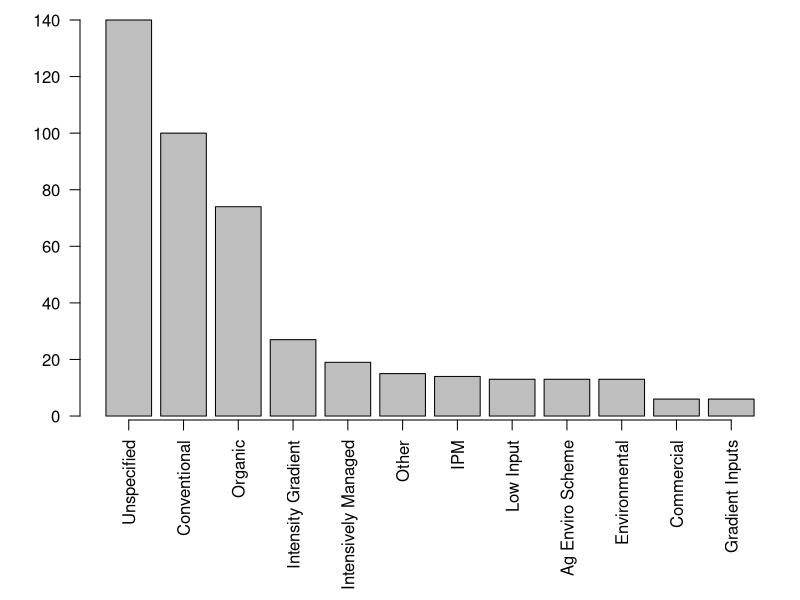
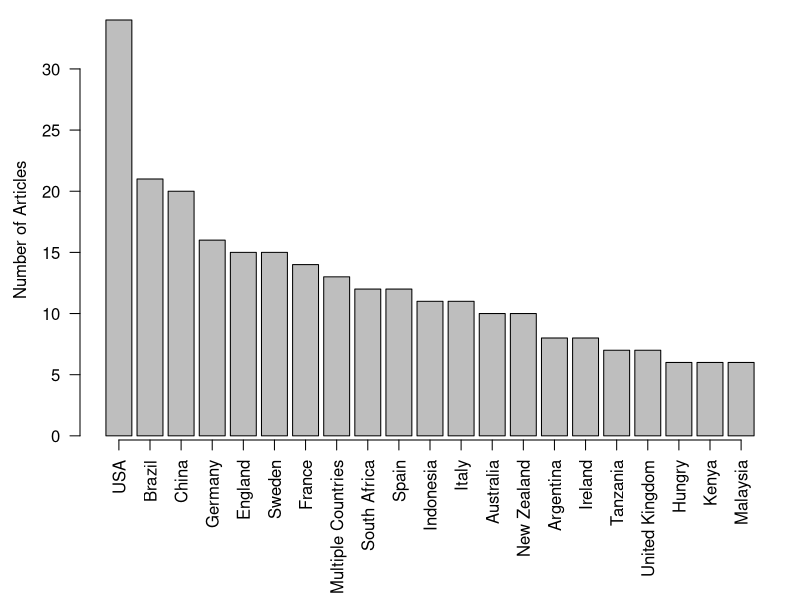
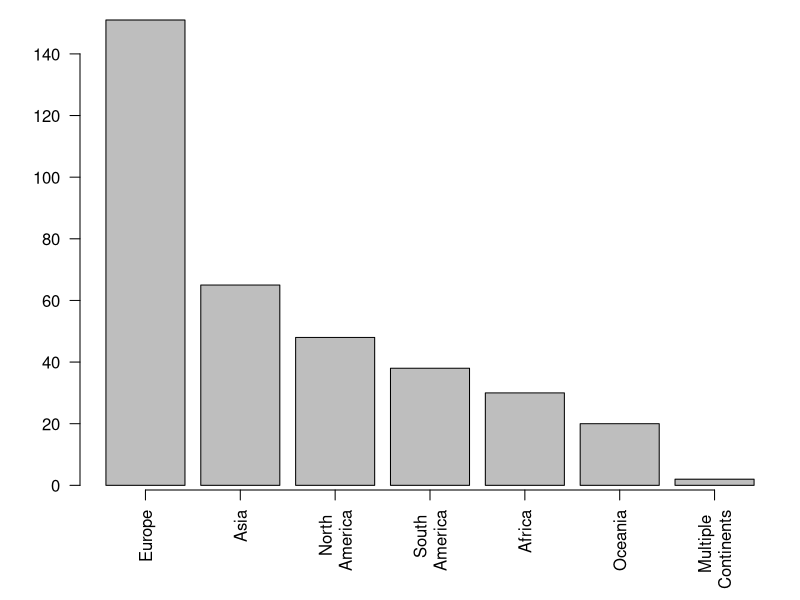
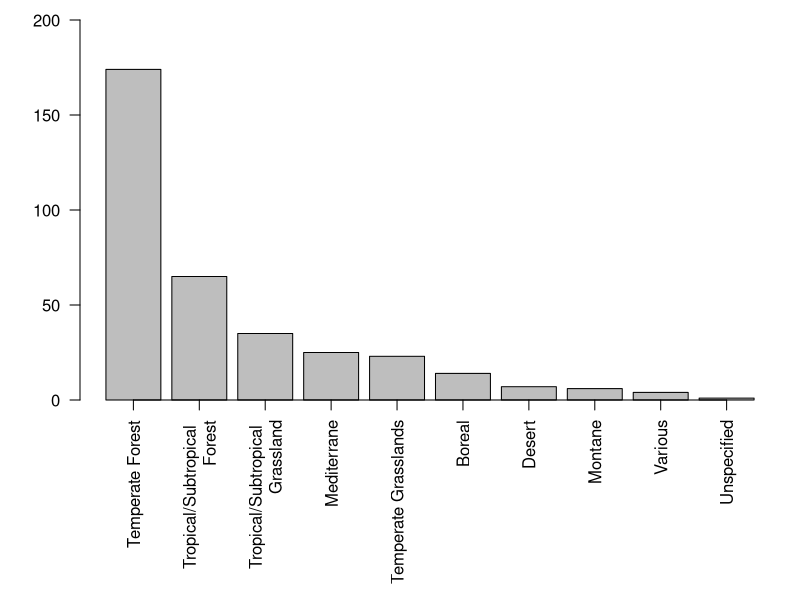
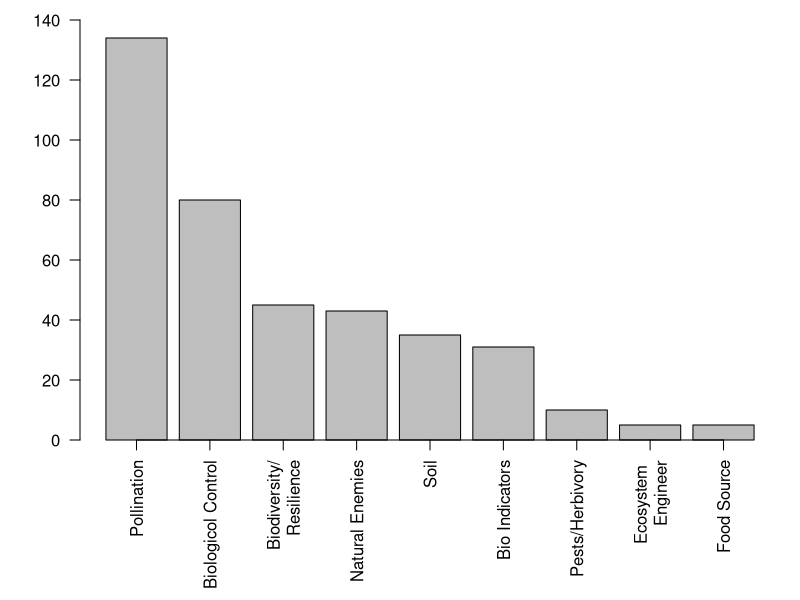
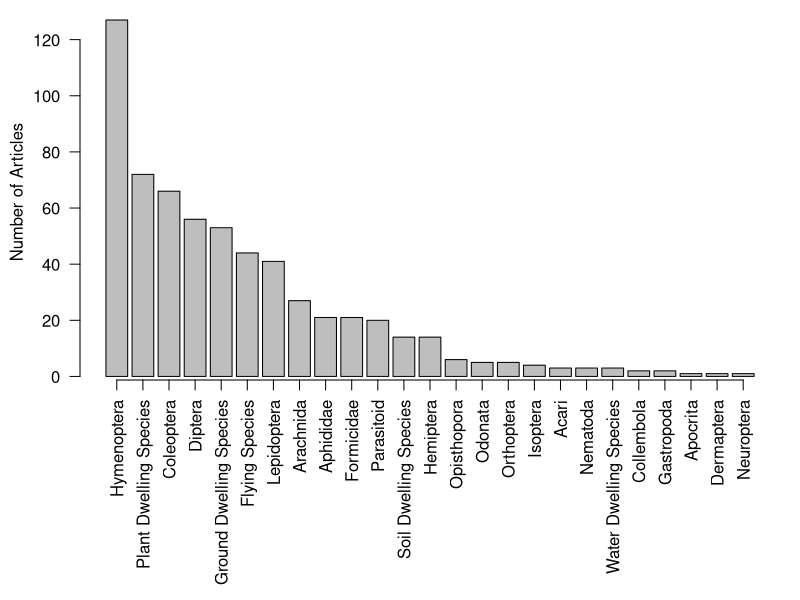
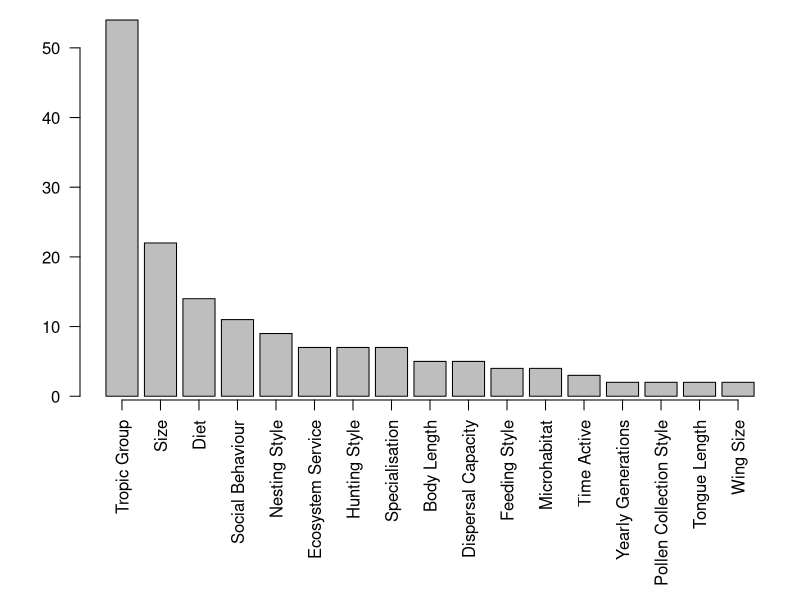
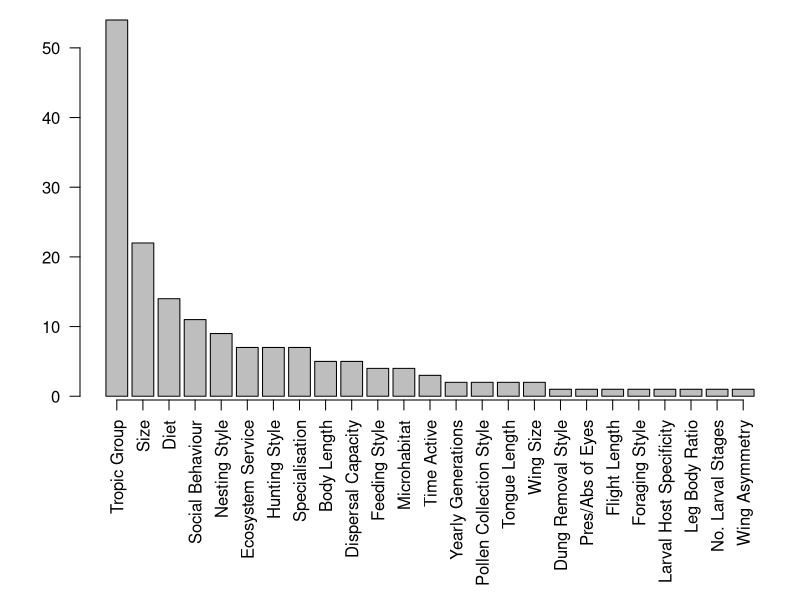

These charts were generated, in order, by the following R code:
#Packages----
install.packages("stringi")
install.packages('patchwork')

library("stringi")
library("dplyr")
library('patchwork')
library('grid')

#Raw data----

getwd()

rawlit <- read.csv("Data/LitData.csv")

head(rawlit);dim(rawlit)
str(rawlit)
rawlit[rawlit == ""] <- NA

#Farm Management----

#putting minor management types into categories
table(c(rawlit$Primary_Management_Type,rawlit$Secondary_Management_Type,rawlit$Third_Management_Type))

rawlit$Primary_Management_Type<-sub("Intensive_vs_Extensive","Intensively_Managed",rawlit$Primary_Management_Type)

replace <- list("Climate_Smart", "Conservation_Agriculture","Ecological_Compensation_Areas","Sustainable_Stratergies","Agroecological","Ecological_Cultivation")

for (i in replace){
  rawlit$Primary_Management_Type <- sub(i,"Environmental",rawlit$Primary_Management_Type)
  rawlit$Secondary_Management_Type <- sub(i,"Environmental",rawlit$Secondary_Management_Type)
  rawlit$Third_Management_Type <- sub(i,"Environmental",rawlit$Third_Management_Type)
}

replace2<- list("IFPMD", "Minimal_Management","Palmette","Small_Scale_Farm","Abandoned","Homegardens","Integrated_Production","Mixed_Input","QSMAS","IFP","RBAPS")


for (i in replace2){
  rawlit$Primary_Management_Type <- sub(i,"Other",rawlit$Primary_Management_Type)
  rawlit$Secondary_Management_Type <- sub(i,"Other",rawlit$Secondary_Management_Type)
  rawlit$Third_Management_Type <- sub(i,"Other",rawlit$Third_Management_Type)
}

table(c(rawlit$Primary_Management_Type,rawlit$Secondary_Management_Type,rawlit$Third_Management_Type))

#Farm Management Type Graph

cols <- c("Primary_Management_Type","Secondary_Management_Type","Third_Management_Type")

rawlit[cols] <- lapply(rawlit[cols], factor, levels =c("Unspecified","Conventional","Organic","Intensity_Gradient","Intensively_Managed","Other","IPM","Low_Input","AgEnviroScheme","Environmental","Commercial","Gradient_Inputs"))
str(rawlit)

dev.new(height=7,width=7,dpi=80,pointsize=14,noRStudioGD = T)
par(mar=c(9,4,1,1))
barplot(table(c(rawlit$Primary_Management_Type,rawlit$Secondary_Management_Type,rawlit$Third_Management_Type)),names.arg = c("Unspecified","Conventional","Organic","Intensity Gradient","Intensively Managed","Other","IPM","Low Input","Ag Enviro Scheme","Environmental","Commercial","Gradient Inputs"),las = 2,axis.lty =1)
text(x = -2.3,
     y = 110,
     labels = "Number of Articles",
     xpd = NA,
     srt = 90,
     adj = 1.3,
     cex = 1)


#Geography (Country, Continent)----

head(rawlit)

length(unique(rawlit$Country))
table(rawlit$Country[rawlit$Country=="Australia"])
table(rawlit$Country)[order(table(rawlit$Country),decreasing = T)]

table(rawlit$Country)[table(rawlit$Country)>5]

#61 countries (plus category of 'multiple') and most common country is USA
#10 studies where in Australia

#Plotting of only countries with occurrences >5

dev.new(height=8,width=8,dpi=80,pointsize=14,noRStudioGD = T)
par(mar=c(8,4,1,1))
barplot(table(rawlit$Country)[order(table(rawlit$Country),decreasing = T)][1:21],las = 2, axis.lty = 1,names.arg = c('USA','Brazil','China','Germany','England','Sweden','France','Multiple Countries','South Africa','Spain','Indonesia','Italy','Australia','New Zealand','Argentina','Ireland','Tanzania','United Kingdom',"Hungry",'Kenya','Malaysia'))
mtext(text = "Number of Articles",
      side = 2,line = 2.5)

#Continent Graph

rawlit$Continent <- sapply(rawlit$Continent, factor, levels = c("Europe", "Asia","North_America","South_America","Africa","Oceania","Multiple"))
str(rawlit)

dev.new(height=7,width=7,dpi=80,pointsize=14,noRStudioGD = T)
par(mar=c(5.5,4,1,1))
barplot(table(rawlit$Continent), las=2,axis.lty=1,names.arg = c("Europe", "Asia","North \nAmerica","South \nAmerica","Africa","Oceania","Multiple \nContinents"))
text(x = -1.3,
     y = 110,
     labels = "Number of Articles",
     xpd = NA,
     srt = 90,
     adj = 1.3,
     cex = 1)

#Biome----

table(rawlit$Biome)

#Biome Graph

rawlit$Biome <- sapply(rawlit$Biome, factor, levels = c("Temperate_Forest", "Tropical_Subtropical_Forest","Tropical_Subtropical_Grasslands","Mediterrane","Temperate_Grasslands","Boreal","Desert","Montane","Various","Unspecified"))
str(rawlit)

dev.new(height=7,width=7,dpi=80,pointsize=14,noRStudioGD = T)
par(mar=c(10,4,1,1))
barplot(table(rawlit$Biome), ylim = c(0,200),las = 2, axis.lty = 1, names.arg = c("Temperate Forest", "Tropical/Subtropical \nForest","Tropical/Subtropical \nGrassland","Mediterrane","Temperate Grasslands","Boreal","Desert","Montane","Various","Unspecified"))
text(x = -2,
     y = 160,
     labels = "Number of Articles",
     xpd = NA,
     srt = 90,
     adj = 1.3,
     cex = 1)


#Ecosystem Service----

table(c(rawlit$Primary_Ecosystem_Service,rawlit$Secondary_Ecosystem_Service))
#article with category 'various' was only article that included more than two ecosystem services
#pollination, natural enemies, soil health and bio indicator species

#below is creating a table of ecosystem services with above various added to article counts

ESdata <- matrix(data = c(134,80,45,43,35,31,10,5,5), nrow = 1, ncol = 9)
colnames(ESdata) <- c('Pollination',"Biologicol_Control","Biodiversity_Ecosystem_Resilience","Natural Enemies","Soil","Bio_Indicators","Pests_Herbivory","Ecosystem_Engineer","Food_Source")

dev.new(height=7,width=7,dpi=80,pointsize=14,noRStudioGD = T)
par(mar=c(8,4,1,1))
barplot(ESdata, ylim = c(0,140), col = 'grey',las = 2, axis.lty = 1, names.arg = c('Pollination',"Biologicol Control","Biodiversity/\nResilience","Natural Enemies","Soil","Bio Indicators","Pests/Herbivory","Ecosystem \nEngineer","Food Source"))
text(x = -1.9,
     y = 120,
     labels = "Number of Articles",
     xpd = NA,
     srt = 90,
     adj = 1.3,
     cex = 1)

?barplot

#Taxon Studied ----

table(c(rawlit$Primary_Taxon,rawlit$Secondary_Taxon,rawlit$Third_Taxon))

rawlit$Primary_Taxon <- sub("Mites","Acari",rawlit$Primary_Taxon)

table(c(rawlit$Primary_Taxon,rawlit$Secondary_Taxon,rawlit$Third_Taxon))[order(table(c(rawlit$Primary_Taxon,rawlit$Secondary_Taxon,rawlit$Third_Taxon)),decreasing = T)]


dev.new(height=7,width=9,dpi=80,pointsize=14,noRStudioGD = T)
par(mar=c(11,4,1,1))
barplot(table(c(rawlit$Primary_Taxon,rawlit$Secondary_Taxon,rawlit$Third_Taxon))[order(table(c(rawlit$Primary_Taxon,rawlit$Secondary_Taxon,rawlit$Third_Taxon)),decreasing = T)]
        ,las = 2,axis.lty = 1,
        names.arg = c('Hymenoptera','Plant Dwelling Species','Coleoptera','Diptera','Ground Dwelling Species','Flying Species',"Lepidoptera","Arachnida","Aphididae",'Formicidae','Parasitoid','Soil Dwelling Species','Hemiptera','Opisthopora','Odonata','Orthoptera','Isoptera','Acari','Nematoda','Water Dwelling Species','Collembola','Gastropoda','Apocrita','Dermaptera','Neuroptera'))
text(x = -3.9,
     y = 105,
     labels = "Number of Articles",
     xpd = NA,
     srt = 90,
     adj = 1.3,
     cex = 1)

#Functional Groups----

table(rawlit$Functional_Groups)

#Reducing The Number of Categories for Plotting

rawlit$Secondary_Functional <- sub("Habitat_Preference","Microhabitat_Preference",rawlit$Secondary_Functional)
rawlit[,33:35] <- sub("Service_or_Disservice","Ecosystem_Service",c(rawlit$Primary_Functional,rawlit$Secondary_Functional,rawlit$Third_Functional))
rawlit[,33:35] <- sub("Dispersal_Method","Dispersal_Capacity",c(rawlit$Primary_Functional,rawlit$Secondary_Functional,rawlit$Third_Functional))
rawlit<-rawlit

fungroup<-table(c(rawlit$Primary_Functional,rawlit$Secondary_Functional,rawlit$Third_Functional))[order(table(c(rawlit$Primary_Functional,rawlit$Secondary_Functional,rawlit$Third_Functional)),decreasing = T)]

#graph which excludes categories that = 1
dev.new(height=7,width=7,dpi=80,pointsize=14,noRStudioGD = T)
par(mar=c(10,4,1,1))
barplot(fungroup[1:17],
        las = 2, axis.lty = 1,names.arg = c('Tropic Group','Size','Diet','Social Behaviour','Nesting Style','Ecosystem Service','Hunting Style','Specialisation','Body Length','Dispersal Capacity','Feeding Style','Microhabitat','Time Active',"Yearly Generations","Pollen Collection Style",'Tongue Length','Wing Size'))

#graph including all categories
dev.new(height=7,width=10,dpi=80,pointsize=14,noRStudioGD = T)
par(mar=c(10,4,1,1))
barplot(fungroup,
        las = 2, axis.lty = 1,names.arg = c('Tropic Group','Size','Diet','Social Behaviour','Nesting Style','Ecosystem Service','Hunting Style','Specialisation','Body Length','Dispersal Capacity','Feeding Style','Microhabitat','Time Active',"Yearly Generations","Pollen Collection Style",'Tongue Length','Wing Size','Dung Removal Style','Pres/Abs of Eyes','Flight Length','Foraging Style','Larval Host Specificity','Leg Body Ratio',"No. Larval Stages","Wing Asymmetry"))

dev.new(height=7,width=7,dpi=80,pointsize=14,noRStudioGD = T)
par(mar=c(4,4,1,1))
barplot(table(rawlit$Functional_Groups),las = 2, axis.lty = 1)


#Plotting together - with all categories

dev.new(height=7,width=10,dpi=80,pointsize=14,noRStudioGD = T)
layout(mat = matrix(c(1,2,2,3,
                      4,4,4,4),nrow = 2,byrow = T), heights = c(1,2))
plot.new()
par(mar=c(3,2,1,1))
barplot(table(rawlit$Functional_Groups),las = 2, axis.lty = 1)
mtext(text = "Number of Articles",
      side = 2,line = 2.5,cex = 0.9)
mtext(text = "(a)",at = c(0,180),cex = 0.9)
plot.new()
par(mar=c(10,4,0,1))
barplot(fungroup,
        las = 2, axis.lty = 1,names.arg = c('Tropic Group','Size','Diet','Social Behaviour','Nesting Style','Ecosystem Service','Hunting Style','Specialisation','Body Length','Dispersal Capacity','Feeding Style','Microhabitat','Time Active',"Yearly Generations","Pollen Collection Style",'Tongue Length','Wing Size','Dung Removal Style','Pres/Abs of Eyes','Flight Length','Foraging Style','Larval Host Specificity','Leg Body Ratio',"No. Larval Stages","Wing Asymmetry"),cex.names = 1.1)
mtext(text = "Number of Articles",
      side = 2,line = 2.2,cex = 0.9)
text(labels = "(b)", x = -2, y = 55, xpd = NA,cex = 1.3)

#plotting together - graph which excludes categories that = 1

dev.new(height=7,width=10,dpi=80,pointsize=14,noRStudioGD = T)
layout(mat = matrix(c(1,2,2,3,
                      4,4,4,4),nrow = 2,byrow = T), heights = c(1,2))
plot.new()
par(mar=c(3,2,1,1))
barplot(table(rawlit$Functional_Groups),las = 2, axis.lty = 1)
mtext(text = "Number of Articles",
      side = 2,line = 2.5,cex = 0.9)
mtext(text = "(a)",at = c(0,180),cex = 0.9)
plot.new()
par(mar=c(10,4,0,1))
barplot(fungroup[1:17],
        las = 2, axis.lty = 1,names.arg = c('Tropic Group','Size','Diet','Social Behaviour','Nesting Style','Ecosystem Service','Hunting Style','Specialisation','Body Length','Dispersal Capacity','Feeding Style','Microhabitat','Time Active',"Yearly Generations","Pollen Collection Style",'Tongue Length','Wing Size'),cex.names = 1.1)
mtext(text = "Number of Articles",
      side = 2,line = 2.2,cex = 0.9)
text(labels = "(b)", x = -1, y = 55, xpd = NA,cex = 1.3)

#Habitat Types in Study Areas----

table(c(rawlit$Primary_Habitat,rawlit$Secondary_Habitat))[order(table(c(rawlit$Primary_Habitat,rawlit$Secondary_Habitat)),decreasing = T)]
head(rawlit[,18:19])

#Reducing The Number of Categories for Plotting

replace3 <- list("Moist_Deciduous_Forest", "Conifer_Forests","Evergreen_Forest","Lowland_Dipterocarp_Forest","Moist_Montane_Forest","Premontane_Lowland_Forest",'Sclerophyllous_Forest','Tropical_Forest',"Eucalypt")

for (i in replace3){
  rawlit$Primary_Habitat <- sub(i,"Forest",rawlit$Primary_Habitat)
  rawlit$Secondary_Habitat <- sub(i,"Forest",rawlit$Secondary_Habitat)
}
rawlit$Primary_Habitat <- sub('Lowland_Rainforest',"Rainforest",rawlit$Primary_Habitat)
rawlit[,18:19] <- sub('Mountains',"Alpine",c(rawlit$Primary_Habitat,rawlit$Secondary_Habitat))
rawlit$Secondary_Habitat <- sub('River',"Riparian",rawlit$Secondary_Habitat)
rawlit$Primary_Habitat <- sub('Mediterranean_scrubland',"Shrublands",rawlit$Primary_Habitat)
rawlit[,18:19] <- sub('Prairie',"Grassland",c(rawlit$Primary_Habitat,rawlit$Secondary_Habitat))
rawlit[,18:19] <- sub('Meadow',"Grassland",c(rawlit$Primary_Habitat,rawlit$Secondary_Habitat))
rawlit[,18:19] <- sub('Albany_Thicket',"Thicket",c(rawlit$Primary_Habitat,rawlit$Secondary_Habitat))
rawlit[,18:19] <- sub('Woody_Thicket',"Thicket",c(rawlit$Primary_Habitat,rawlit$Secondary_Habitat))
rawlit[,18:19] <- sub('Mallee_Woodland',"Woodland",c(rawlit$Primary_Habitat,rawlit$Secondary_Habitat))
rawlit[,18:19] <- sub('Savannah_Woodlands',"Woodland",c(rawlit$Primary_Habitat,rawlit$Secondary_Habitat))
rawlit[,18:19] <- sub('Open_Savannah',"Savannah",c(rawlit$Primary_Habitat,rawlit$Secondary_Habitat))


dev.new(height=7,width=7,dpi=80,pointsize=14,noRStudioGD = T)
par(mar=c(6,4,1,1))
barplot(table(c(rawlit$Primary_Habitat,rawlit$Secondary_Habitat))[order(table(c(rawlit$Primary_Habitat,rawlit$Secondary_Habitat)),decreasing = T)],las = 2,axis.lty = 1)
text(x = -2,
     y = 93,
     labels = "Number of Articles",
     xpd = NA,
     srt = 90,
     adj = 1.3,
     cex = 1)

#Methods----
head(rawlit[25:27])
table(c(rawlit$Primary_Method,rawlit$Secondary_Method,rawlit$Third_Method))

#Reducing The Number of Categories for Plotting

rawlit[,25:27] <- sub('Pan_Trap',"Pan_trap",c(rawlit$Primary_Method,rawlit$Secondary_Method,rawlit$Third_Method))
rawlit[,25:27] <- sub('Baited_Pitfall',"Pitfall_trap",c(rawlit$Primary_Method,rawlit$Secondary_Method,rawlit$Third_Method))
rawlit[,25:27] <- sub('Na',NA,c(rawlit$Primary_Method,rawlit$Secondary_Method,rawlit$Third_Method))
rawlit[,25:27] <- sub('Hand_Search',"Visual",c(rawlit$Primary_Method,rawlit$Secondary_Method,rawlit$Third_Method))
rawlit[,25:27] <- sub('Transect_Search',"Visual",c(rawlit$Primary_Method,rawlit$Secondary_Method,rawlit$Third_Method))
rawlit[,25:27] <- sub('Pond_Dipping_Net',"Water_Sample",c(rawlit$Primary_Method,rawlit$Secondary_Method,rawlit$Third_Method))
rawlit[,25:27] <- sub('Disturbance_Downstream_Net',"Water_Sample",c(rawlit$Primary_Method,rawlit$Secondary_Method,rawlit$Third_Method))
rawlit[,25:27] <- sub('Branch_Tapping',"Beat_Sheet",c(rawlit$Primary_Method,rawlit$Secondary_Method,rawlit$Third_Method))
rawlit[,25:27] <- sub('Photo_Time_Lapse',"Camera",c(rawlit$Primary_Method,rawlit$Secondary_Method,rawlit$Third_Method))
rawlit[,25:27] <- sub('Camera_Trap',"Camera",c(rawlit$Primary_Method,rawlit$Secondary_Method,rawlit$Third_Method))
rawlit[,25:27] <- sub('Artifical_Nest_Caverties',"Trap_Nests",c(rawlit$Primary_Method,rawlit$Secondary_Method,rawlit$Third_Method))
rawlit[,25:27] <- sub('Soil_Monoliths',"Soil_Sample",c(rawlit$Primary_Method,rawlit$Secondary_Method,rawlit$Third_Method))
rawlit[,25:27] <- sub('eDNA_Gut_Analysis',"eDNA",c(rawlit$Primary_Method,rawlit$Secondary_Method,rawlit$Third_Method))
rawlit[,25:27] <- sub('Metabarcoding',"eDNA",c(rawlit$Primary_Method,rawlit$Secondary_Method,rawlit$Third_Method))



dev.new(height=7,width=10,dpi=80,pointsize=14,noRStudioGD = T)
par(mar=c(10,4,1,1))
barplot(table(c(rawlit$Primary_Method,rawlit$Secondary_Method,rawlit$Third_Method))[order(table(c(rawlit$Primary_Method,rawlit$Secondary_Method,rawlit$Third_Method)),decreasing = T)],las = 2, axis.lty = 1,names.arg = c('Visual Count','Pitfall',"Sweep Net",'Pan Trap','Soil Sample','Vaccum Suction','Sticky Traps','Beat Sheeting','Malaise Traps','Exclusion','Sentinel/Artifical Prey','Leaf Litter Sample','Trap Nests','Bottle Trap','eDNA','Light Trap','Vane Trap','Water Sample','Camera Trap','Flight Interception','Collected Vegetation','Artifical Dung','Subterranean Trap','Pheromone Line Trap','Photoeclector Trap','Soil Emergence Tents','Thermal Fogging','Toothpicks'))
text(x = -4.5,
     y = 130,
     labels = "Number of Articles",
     xpd = NA,
     srt = 90,
     adj = 1.3,
     cex = 1)

#Farm Type----

head(rawlit[8:9])

table(c(rawlit$Primary_Farm_Type,rawlit$Secondary_Farm_Type))[order(table(c(rawlit$Primary_Farm_Type,rawlit$Secondary_Farm_Type)),decreasing = T)]

dev.new(height=7,width=7,dpi=80,pointsize=14,noRStudioGD = T)
par(mar=c(8,4,1,1))
barplot(table(c(rawlit$Primary_Farm_Type,rawlit$Secondary_Farm_Type))[order(table(c(rawlit$Primary_Farm_Type,rawlit$Secondary_Farm_Type)),decreasing = T)],las = 2, axis.lty = 1,names.arg = c('Crops','Ground Fruit \n & Vegetables','Orchid','Livestock','Agroforestry','Unspecified','Silvoarable','Silvopastoral','Various','Aquaculture'))
mtext(text = "Number of Articles",side = 2,line = 2.5)

length(table(c(rawlit$Primary_Farm_Specific,rawlit$Secondary_Farm_Specific)))
#96 specific categories of farms - 9 different 'various' categories, and unspecified -- therefore 86 specific farm types in articles

table(c(rawlit$Primary_Farm_Specific[rawlit$Primary_Farm_Specific=="Potato"],rawlit$Secondary_Farm_Specific[rawlit$Secondary_Farm_Specific=="Potato"]))
#only one occurrence of potato fields

#graphing of farm specific that have over 5 instances

dev.new(height=7,width=7,dpi=80,pointsize=14,noRStudioGD = T)
par(mar=c(7,4,1,1))
barplot(table(c(rawlit$Primary_Farm_Specific,rawlit$Secondary_Farm_Specific))[order(table(c(rawlit$Primary_Farm_Specific,rawlit$Secondary_Farm_Specific)),decreasing = T)][1:20],las = 2, axis.lty = 1,names.arg = c('Wheat','Cattle Grazing','Vineyard','Crops (Various)','Maize','Apple','Unspecified','Cereal','Oilseed Rape','Rice','Soybean','Palm Oil','Coffee','Cattle Dairy','Veg (Various)','Beans','Cotton','Tomato','Barely','Mango'))
mtext(text = "Number of Articles",side = 2,line = 2.5)

#together on panels

dev.new(height=7,width=14,dpi=80,pointsize=14,noRStudioGD = T)
par(mar=c(8,4,1,1),mfrow = c(1,2))
barplot(table(c(rawlit$Primary_Farm_Type,rawlit$Secondary_Farm_Type))[order(table(c(rawlit$Primary_Farm_Type,rawlit$Secondary_Farm_Type)),decreasing = T)],las = 2, axis.lty = 1,names.arg = c('Crops','Ground Fruit \n & Vegetables','Orchid','Livestock','Agroforestry','Unspecified','Silvoarable','Silvopastoral','Various','Aquaculture'))
mtext(text = "Number of Articles",side = 2,line = 2.5)
text(x = -2.3,y = 165,labels = "(a)",xpd = NA,)

par(mar=c(8,4,1,1))
barplot(table(c(rawlit$Primary_Farm_Specific,rawlit$Secondary_Farm_Specific))[order(table(c(rawlit$Primary_Farm_Specific,rawlit$Secondary_Farm_Specific)),decreasing = T)][1:20],las = 2, axis.lty = 1,names.arg = c('Wheat','Cattle Grazing','Vineyard','Crops (Various)','Maize','Apple','Unspecified','Cereal','Oilseed Rape','Rice','Soybean','Palm Oil','Coffee','Cattle Dairy','Veg (Various)','Beans','Cotton','Tomato','Barely','Mango'))
mtext(text = "Number of Articles",side = 2,line = 2.5)
text(x = -4.3,y = 32,labels = "(b)",xpd = NA)



#Results Presented----

head(rawlit[28:31])
which(colnames(rawlit)=="Primary_Result")
which(colnames(rawlit)=="Fourth_Result")

table(c(rawlit$Primary_Result,rawlit$Secondary_Result,rawlit$Third_Result,rawlit$Fourth_Result))[order(table(c(rawlit$Primary_Result,rawlit$Secondary_Result,rawlit$Third_Result,rawlit$Fourth_Result)),decreasing = T)]

#Spatial aggregation = 1

#including in plot if more than five occurances 

dev.new(height=7,width=7,dpi=80,pointsize=14,noRStudioGD = T)
par(mar=c(8,4,1,1))
barplot(table(c(rawlit$Primary_Result,rawlit$Secondary_Result,rawlit$Third_Result,rawlit$Fourth_Result))[order(table(c(rawlit$Primary_Result,rawlit$Secondary_Result,rawlit$Third_Result,rawlit$Fourth_Result)),decreasing = T)][1:11],las = 2, axis.lty = 1,names.arg = c('Abundance','Richness','Diversity','Composition','Insect & Flower\n Interactions','Density','Predation Rate','Parasitism','Evenness','Activity','Occurrence'))
mtext(text = "Number of Articles",side = 2,line = 2.5)

#Spatial Scale----

head(rawlit);dim(rawlit)

table(rawlit$Spatial_Scale)[order(table(rawlit$Spatial_Scale),decreasing = T)]

table(c(rawlit$Primary_Enviro_Variable,rawlit$Secondary_Enviro_Variable))[order(table(c(rawlit$Primary_Enviro_Variable,rawlit$Secondary_Enviro_Variable)),decreasing = T)]

#Reducing The Number of Categories for Plotting

rawlit[,3:4] <- sub("Water_Properties","Water",c(rawlit$Primary_Enviro_Variable,rawlit$Secondary_Enviro_Variable))
rawlit[,3:4] <- sub("Proportion_Soil_Elements","Soil_Properties",c(rawlit$Primary_Enviro_Variable,rawlit$Secondary_Enviro_Variable))
rawlit[,3:4] <- sub("Wooded_Landscape_Features","Trees",c(rawlit$Primary_Enviro_Variable,rawlit$Secondary_Enviro_Variable))
rawlit[,3:4] <- sub("Tree_Density","Trees",c(rawlit$Primary_Enviro_Variable,rawlit$Secondary_Enviro_Variable))
rawlit[,3:4] <- sub("Tree_Richness","Trees",c(rawlit$Primary_Enviro_Variable,rawlit$Secondary_Enviro_Variable))
rawlit[,3:4] <- sub("Isolation","Habitat_Connectivity",c(rawlit$Primary_Enviro_Variable,rawlit$Secondary_Enviro_Variable))
rawlit[,3:4] <- sub("MEM","Landscape_Complexity",c(rawlit$Primary_Enviro_Variable,rawlit$Secondary_Enviro_Variable))
rawlit[,3:4] <- sub("Patch_Complexity","Habitat Patches",c(rawlit$Primary_Enviro_Variable,rawlit$Secondary_Enviro_Variable))
rawlit[,3:4] <- sub("Patch_Size","Habitat Patches",c(rawlit$Primary_Enviro_Variable,rawlit$Secondary_Enviro_Variable))
rawlit[,3:4] <- sub("Patch_Density","Habitat Patches",c(rawlit$Primary_Enviro_Variable,rawlit$Secondary_Enviro_Variable))

replace4 <- list("Inflorescence", "Flower_Avalibility","Proportion_Flowers","Flower_Species_Rich","Flower_Abundance","Flower_Species",'Flower_Diversity','Flower_Margin_Age','Distance_To_Flowers')

for (i in replace4){
  rawlit$Primary_Enviro_Variable <- sub(i,"Flowers Variables",rawlit$Primary_Enviro_Variable)
  rawlit$Secondary_Enviro_Variable <- sub(i,"Flowers Variables",rawlit$Secondary_Enviro_Variable)
}

replace5 <- list("Proportion_Veg", "Veg_Height","Veg_Species_Rich","Veg_Complexity","Veg_Diversity",'Leaf_Hairiness','Veg_Composition','Veg_Chemical_Make_Up','Veg_Species_Abundance','Veg_Type','Shrub_Richness',"Veg_Species")

for (i in replace5){
  rawlit$Primary_Enviro_Variable <- sub(i,"Vegetation Variables",rawlit$Primary_Enviro_Variable)
  rawlit$Secondary_Enviro_Variable <- sub(i,"Vegetation Variables",rawlit$Secondary_Enviro_Variable)
}

dev.new(height=7,width=7,dpi=80,pointsize=14,noRStudioGD = T)
par(mar=c(7,4,1,1))
barplot(table(rawlit$Spatial_Scale)[order(table(rawlit$Spatial_Scale),decreasing = T)],las = 2, axis.lty = 1,names.arg = c('No Environmental \n Variables','Site','Landscape','Both'))
mtext(text = "Number of Articles",side = 2,line = 2.5)

dev.new(height=7,width=10,dpi=80,pointsize=14,noRStudioGD = T)
par(mar=c(10,4,1,1))
barplot(table(c(rawlit$Primary_Enviro_Variable,rawlit$Secondary_Enviro_Variable))[order(table(c(rawlit$Primary_Enviro_Variable,rawlit$Secondary_Enviro_Variable)),decreasing = T)],las = 2, axis.lty = 1,names.arg = c('Vegetation Variables', '% Habitat',"Flower Variables",'Landscape Complexity',"% Farming",'Soil Properties','Distance to Habitat','Tree Variables','Water Properties','Patches of Habitat','Habitat Connectivity','Elevation','% Bare Ground','Canopy Cover','Edge Density','Habitat Heterogeneity','Habitat Quality','Landscape Intensity','Leaf Litter Depth','% Artifical Surfaces','Time Since Fire','Weed Richness'))
mtext(text = "Number of Articles",side = 2,line = 2.5)


#Graphing together

dev.new(height=7,width=10,dpi=80,pointsize=14,noRStudioGD = T)
layout(mat = matrix(c(1,2,2,3,
                      4,4,4,4),nrow = 2,byrow = T), heights = c(1,2))

plot.new()
par(mar=c(4,4,1,1))
barplot(table(rawlit$Spatial_Scale)[order(table(rawlit$Spatial_Scale),decreasing = T)],las = 2, axis.lty = 1,names.arg = c('No Environmental \n Variables','Site','Landscape','Both'))
mtext(text = "Number of Articles",
      side = 2,line = 2.5,cex = 0.7)
text(labels = "(a)", x = -0.7, y = 140, xpd = NA,cex = 1)
plot.new()

par(mar=c(10,4,1,1))
barplot(table(c(rawlit$Primary_Enviro_Variable,rawlit$Secondary_Enviro_Variable))[order(table(c(rawlit$Primary_Enviro_Variable,rawlit$Secondary_Enviro_Variable)),decreasing = T)],las = 2, axis.lty = 1,names.arg = c('Vegetation Variables', '% Habitat',"Flower Variables",'Landscape Complexity',"% Farming",'Soil Properties','Distance to Habitat','Tree Variables','Water Properties','Patches of Habitat','Habitat Connectivity','Elevation','% Bare Ground','Canopy Cover','Edge Density','Habitat Heterogeneity','Habitat Quality','Landscape Intensity','Leaf Litter Depth','% Artifical Surfaces','Time Since Fire','Weed Richness'))
mtext(text = "Number of Articles",
      side = 2,line = 2.5,cex = 0.7)
text(labels = "(b)", x = -2.5, y = 71, xpd = NA,cex = 1)
